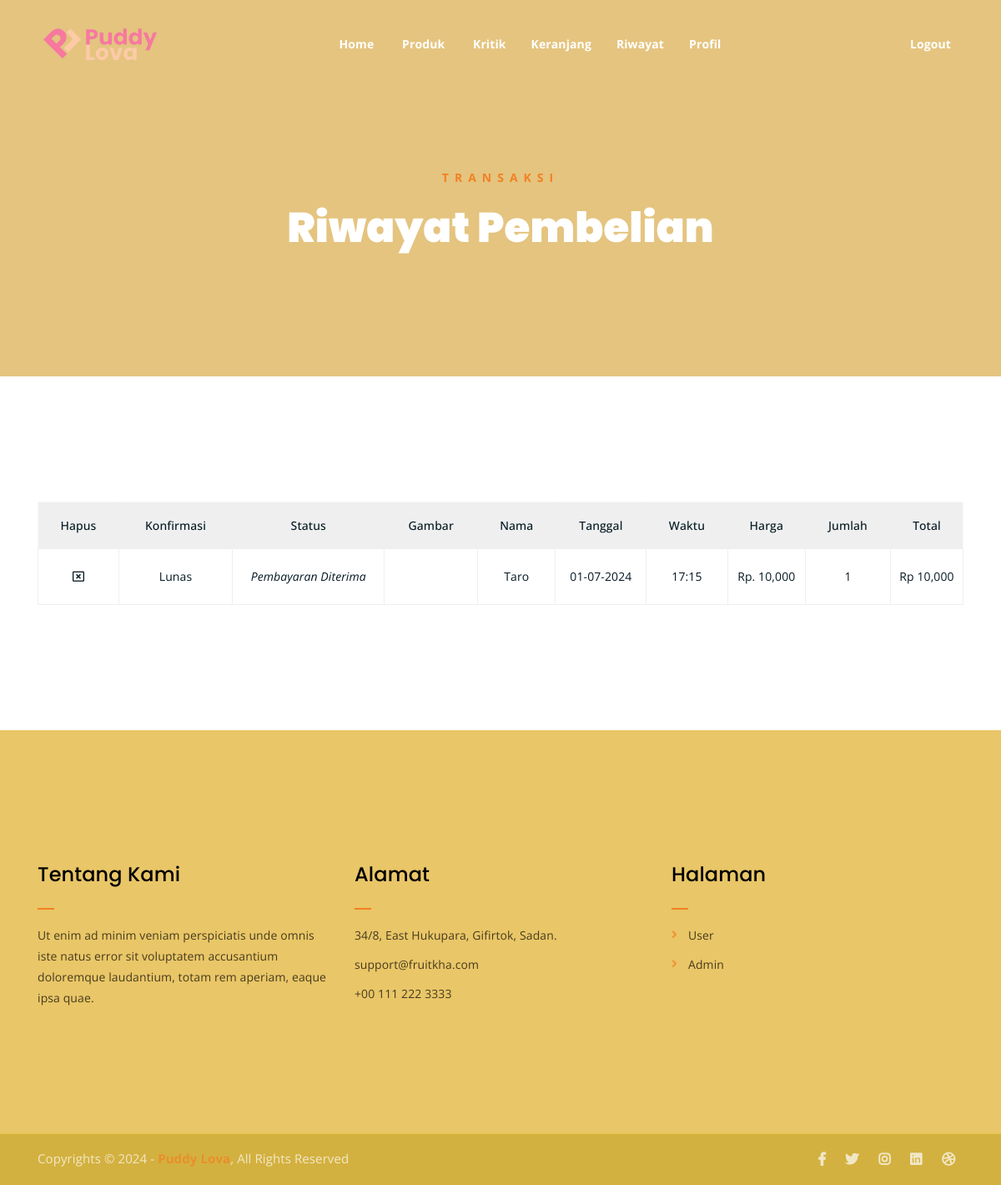
The app's page /riwayat-transaksi.php (signed in) with its own data.
### tables this page shows
CREATE TABLE `keranjang` (
  `id_keranjang` int(11) NOT NULL,
  `id_produk` varchar(11) NOT NULL,
  `id_user` int(11) NOT NULL,
  `jumlah` int(11) NOT NULL,
  `total` int(55) NOT NULL,
  `riwayat` varchar(55) NOT NULL,
  `tanggal` varchar(55) NOT NULL,
  `waktu` varchar(55) NOT NULL,
  `bukti_transfer` varchar(55) NOT NULL
);

CREATE TABLE `produk` (
  `id` int(11) NOT NULL,
  `id_produk` varchar(11) NOT NULL,
  `nama_produk` varchar(55) NOT NULL,
  `gambar` varchar(55) NOT NULL,
  `harga` varchar(55) NOT NULL,
  `stok_produk` varchar(11) NOT NULL,
  `deskripsi` varchar(1000) NOT NULL
);

### riwayat-transaksi.php (the view, shortened to what this page needs)
<?php
include("./app/database/db.php");
$id_user = $_SESSION["user"]['id_user'];
$produk = mysqli_query($conn, "SELECT * FROM keranjang LEFT JOIN produk ON keranjang.id_produk = produk.id_produk LEFT JOIN promosi ON produk.id_produk = promosi.id_produk WHERE keranjang.id_user = $id_user AND keranjang.riwayat = 'menunggu pembayaran' OR keranjang.id_user = $id_user AND keranjang.riwayat = 'sudah bayar' OR keranjang.id_user = $id_user AND keranjang.riwayat = 'Pembayaran Diterima' OR keranjang.id_user = $id_user AND keranjang.riwayat = 'Bukti Transfer Ditolak'");
?>
<!DOCTYPE html>
<html lang="en">
<head>
	<link rel="stylesheet" href="assets/css/all.min.css">
	<link rel="stylesheet" href="assets/bootstrap/css/bootstrap.min.css">
	<link rel="stylesheet" href="assets/css/owl.carousel.css">
	<link rel="stylesheet" href="assets/css/magnific-popup.css">
	<link rel="stylesheet" href="assets/css/animate.css">
	<link rel="stylesheet" href="assets/css/meanmenu.min.css">
	<link rel="stylesheet" href="assets/css/main.css">
	<link rel="stylesheet" href="assets/css/responsive.css">
</head>
<body>
	<?php include('./include/nav.php') ?>
	<div class="breadcrumb-section breadcrumb-bg">
		<div class="container">
			<div class="row">
				<div class="col-lg-8 offset-lg-2 text-center">
					<div class="breadcrumb-text">
						<p>Transaksi</p>
						<h1>Riwayat Pembelian</h1>
					</div>
				</div>
			</div>
		</div>
	</div>
	<div class="cart-section mt-150 mb-150">
		<div class="container">
		<form action="" method="POST">
			<div class="row">
				<div class="col-lg-12 col-md-12">
					<div class="cart-table-wrap">
						<table class="cart-table">
							<thead class="cart-table-head">
								<tr class="table-head-row">
									<th class="product-image">Hapus</th>
									<th class="product-image">Konfirmasi</th>
									<th class="product-image">Status</th>
									<th class="product-image">Gambar</th>
									<th class="product-name">Nama</th>
									<th class="product-quantity">Tanggal</th>
									<th class="product-quantity">Waktu</th>
									<th class="product-price">Harga</th>
									<th class="product-quantity">Jumlah</th>
									<th class="product-total">Total</th>
								</tr>
							</thead>
							<tbody>
								<?php while($p = mysqli_fetch_array($produk)) { ?>
								<tr class="table-body-row">
									<td class="product-remove"><a href="delete.php?id_keranjang_transaksi=<?= $p['id_keranjang'] ?>"><i class="far fa-window-close"></i></a></td>
									<?php
										if($p['riwayat'] == 'menunggu pembayaran'){
									?>
										<td><a  class="cart-btn btn btn-sm" href="upload-bukti.php?id_keranjang=<?= $p['id_keranjang'] ?>"><i class="fas fa-money-bill-wave"></i> Upload</a></td>
									<?php }if($p['riwayat'] == 'sudah bayar'){?>
										<td>Menunggu</td>
										<?php }if($p['riwayat'] == 'Pembayaran Diterima'){ ?>
										<td>Lunas</td>
									<?php }if($p['riwayat'] == 'Bukti Transfer Ditolak'){ ?>
										<td>Ditolak</td>
										<?php } ?>
									<td class="product-name"><i><?= $p['riwayat'] ?></i></td>
									<td class="product-image"><img src="./app/admin/foto/<?= $p['gambar'] ?>" alt=""></td>
									<td class="product-name"><?= $p['nama_produk'] ?><input type="hidden" name="produk" value="<?= $p['nama_produk'] ?>"></td>
									<td class="product-name"><?= $p['tanggal'] ?></td>
									<td class="product-name"><?= $p['waktu'] ?></td>
									<td class="product-price">Rp. <?php echo number_format($p['harga']) ?></td>
									<td class="product-quantity"><?php echo $p['jumlah'] ?><input type="hidden" name="jumlah" value="<?php echo $p['jumlah'] ?>"></td>
									<td class="product-total">Rp <?php echo number_format($p['total']) ?></td>
								</tr>
								<?php } ?>
							</tbody>
						</table>
					</div>
				</div>
			</div>
		</form>
		</div>
	</div>
	<?php include('./include/footer.php') ?>
</body>
</html>

### assets/css/main.css (style rules this page uses)
html { font-size: 14px; font-weight: 400; line-height: 28px; height: 100%; }
body { font-family: "Open Sans", sans-serif; font-weight: 400; font-size: 1rem; letter-spacing: 0.1px; line-height: 1.8; color: #051922; overflow-x: hidden; }
a { cursor: pointer; text-decoration: none; -webkit-transition: all 0.2s ease-in-out; -o-transition: all 0.2s ease-in-out; transition: all 0.2s ease-in-out; }
h1, .h1, h2, .h2, h3, .h3, h4, .h4, h5, .h5, h6, .h6 { font-family: "Poppins", sans-serif; font-weight: 700; margin: 0 0 1.25rem 0; color: #051922; }
h1:last-child, .h1:last-child, h2:last-child, .h2:last-child, h3:last-child, .h3:last-child, h4:last-child, .h4:last-child, h5:last-child, .h5:last-child, h6:last-child, .h6:last-child { margin: 0; }
h1, .h1 { font-size: 4rem; font-weight: 700; line-height: 4rem; }
p { font-family: "Open Sans", sans-serif; font-weight: 400; font-size: 1rem; letter-spacing: 0.1px; line-height: 1.8; color: #051922; margin: 0 0 1.25rem 0; }
.mt-150 { margin-top: 150px; }
.mb-150 { margin-bottom: 150px; }
.breadcrumb-bg { background-image: url(../img/breadcrumb-bg.jpg); }
.breadcrumb-text p { color: #f28123; font-weight: 700; text-transform: uppercase; letter-spacing: 7px; }
.breadcrumb-text h1 { font-size: 50px; font-weight: 900; color: #fff; margin: 0; margin-top: 20px; }
.breadcrumb-section { padding: 150px 0; background-size: cover; background-position: center center; position: relative; z-index: 1; background-attachment: fixed; padding-top: 200px; }
.breadcrumb-section:after { position: absolute; left: 0; top: 0; width: 100%; height: 100%; content: ""; background-color: #e0b862; z-index: -1; opacity: 0.8; }
html, body { height: 100%; }
.product-image { padding: 30px; padding-bottom: 0; }
table.cart-table { border: 1px solid #f9f9f9; width: 100%; }
thead { border-bottom: 1px solid #eee; }
tr.table-head-row th { border-right: 1px solid #efefef; padding: 15px; font-weight: 500; text-align: center; }
tr.table-head-row th:last-child { border-right: none; }
.cart-table-wrap tbody tr td { text-align: center; }
.cart-table-wrap tbody tr td { border: 1px solid #efefef; padding: 20px 0; color: #051922; }
thead.cart-table-head tr { background-color: #efefef; }
td.product-remove a { color: #051922; }

### records on screen
keranjang: shows "Lunas", riwayat "Pembayaran Diterima", produk.nama_produk "Taro", tanggal "01-07-2024", waktu "17:15", produk.harga "10,000", jumlah "1", total "10,000"
